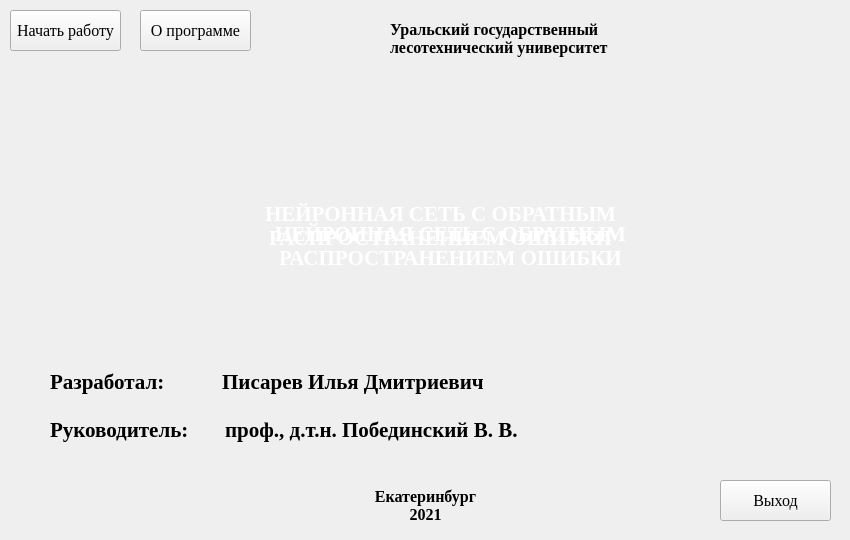
<?xml version="1.0" encoding="UTF-8"?>
<ui version="4.0">
 <class>Dialog</class>
 <widget class="QDialog" name="Dialog">
  <property name="geometry">
   <rect>
    <x>0</x>
    <y>0</y>
    <width>850</width>
    <height>540</height>
   </rect>
  </property>
  <property name="windowTitle">
   <string>УГЛТУ</string>
  </property>
  <property name="whatsThis">
   <string notr="true"/>
  </property>
  <property name="modal">
   <bool>false</bool>
  </property>
  <widget class="QLabel" name="MainTextLabel">
   <property name="geometry">
    <rect>
     <x>250</x>
     <y>180</y>
     <width>381</width>
     <height>91</height>
    </rect>
   </property>
   <property name="palette">
    <palette>
     <active>
      <colorrole role="WindowText">
       <brush brushstyle="SolidPattern">
        <color alpha="255">
         <red>255</red>
         <green>255</green>
         <blue>255</blue>
        </color>
       </brush>
      </colorrole>
     </active>
     <inactive>
      <colorrole role="WindowText">
       <brush brushstyle="SolidPattern">
        <color alpha="255">
         <red>255</red>
         <green>255</green>
         <blue>255</blue>
        </color>
       </brush>
      </colorrole>
     </inactive>
     <disabled>
      <colorrole role="WindowText">
       <brush brushstyle="SolidPattern">
        <color alpha="255">
         <red>120</red>
         <green>120</green>
         <blue>120</blue>
        </color>
       </brush>
      </colorrole>
     </disabled>
    </palette>
   </property>
   <property name="font">
    <font>
     <family>Times New Roman</family>
     <pointsize>16</pointsize>
     <weight>75</weight>
     <bold>true</bold>
    </font>
   </property>
   <property name="frameShadow">
    <enum>QFrame::Plain</enum>
   </property>
   <property name="lineWidth">
    <number>0</number>
   </property>
   <property name="text">
    <string>НЕЙРОННАЯ СЕТЬ С ОБРАТНЫМ
РАСПРОСТРАНЕНИЕМ ОШИБКИ</string>
   </property>
   <property name="alignment">
    <set>Qt::AlignCenter</set>
   </property>
  </widget>
  <widget class="QLabel" name="DevLabel">
   <property name="geometry">
    <rect>
     <x>50</x>
     <y>370</y>
     <width>661</width>
     <height>91</height>
    </rect>
   </property>
   <property name="font">
    <font>
     <family>Times New Roman</family>
     <pointsize>16</pointsize>
     <weight>75</weight>
     <bold>true</bold>
    </font>
   </property>
   <property name="frameShape">
    <enum>QFrame::NoFrame</enum>
   </property>
   <property name="text">
    <string>Разработал:           Писарев Илья Дмитриевич

Руководитель:       проф., д.т.н. Побединский В. В.</string>
   </property>
   <property name="alignment">
    <set>Qt::AlignLeading|Qt::AlignLeft|Qt::AlignTop</set>
   </property>
  </widget>
  <widget class="QPushButton" name="FAQBtn">
   <property name="geometry">
    <rect>
     <x>140</x>
     <y>10</y>
     <width>111</width>
     <height>41</height>
    </rect>
   </property>
   <property name="font">
    <font>
     <family>Times New Roman</family>
     <pointsize>12</pointsize>
    </font>
   </property>
   <property name="text">
    <string>О программе</string>
   </property>
   <property name="autoDefault">
    <bool>false</bool>
   </property>
   <property name="default">
    <bool>false</bool>
   </property>
   <property name="flat">
    <bool>false</bool>
   </property>
  </widget>
  <widget class="QLabel" name="label_2">
   <property name="geometry">
    <rect>
     <x>0</x>
     <y>110</y>
     <width>851</width>
     <height>241</height>
    </rect>
   </property>
   <property name="text">
    <string/>
   </property>
   <property name="pixmap">
    <pixmap>../source/resources/startWindowPict.png</pixmap>
   </property>
   <property name="scaledContents">
    <bool>true</bool>
   </property>
  </widget>
  <widget class="QLabel" name="label_3">
   <property name="geometry">
    <rect>
     <x>360</x>
     <y>480</y>
     <width>131</width>
     <height>51</height>
    </rect>
   </property>
   <property name="font">
    <font>
     <family>Times New Roman</family>
     <pointsize>12</pointsize>
     <weight>75</weight>
     <bold>true</bold>
    </font>
   </property>
   <property name="text">
    <string>Екатеринбург
2021</string>
   </property>
   <property name="alignment">
    <set>Qt::AlignCenter</set>
   </property>
  </widget>
  <widget class="QLabel" name="label">
   <property name="geometry">
    <rect>
     <x>390</x>
     <y>20</y>
     <width>251</width>
     <height>41</height>
    </rect>
   </property>
   <property name="font">
    <font>
     <family>Times New Roman</family>
     <pointsize>12</pointsize>
     <weight>75</weight>
     <bold>true</bold>
    </font>
   </property>
   <property name="text">
    <string>Уральский государственный
лесотехнический университет</string>
   </property>
   <property name="alignment">
    <set>Qt::AlignLeading|Qt::AlignLeft|Qt::AlignTop</set>
   </property>
  </widget>
  <widget class="QPushButton" name="StartWorkBtn">
   <property name="geometry">
    <rect>
     <x>10</x>
     <y>10</y>
     <width>111</width>
     <height>41</height>
    </rect>
   </property>
   <property name="font">
    <font>
     <family>Times New Roman</family>
     <pointsize>12</pointsize>
    </font>
   </property>
   <property name="styleSheet">
    <string notr="true"/>
   </property>
   <property name="text">
    <string>Начать работу</string>
   </property>
   <property name="autoDefault">
    <bool>false</bool>
   </property>
   <property name="default">
    <bool>false</bool>
   </property>
   <property name="flat">
    <bool>false</bool>
   </property>
  </widget>
  <widget class="QLabel" name="LogoLabel">
   <property name="geometry">
    <rect>
     <x>640</x>
     <y>10</y>
     <width>201</width>
     <height>61</height>
    </rect>
   </property>
   <property name="text">
    <string/>
   </property>
   <property name="textFormat">
    <enum>Qt::RichText</enum>
   </property>
   <property name="pixmap">
    <pixmap>../source/resources/logo.png</pixmap>
   </property>
   <property name="scaledContents">
    <bool>true</bool>
   </property>
   <property name="wordWrap">
    <bool>false</bool>
   </property>
  </widget>
  <widget class="QLabel" name="MainTextLabel_2">
   <property name="geometry">
    <rect>
     <x>260</x>
     <y>200</y>
     <width>381</width>
     <height>91</height>
    </rect>
   </property>
   <property name="palette">
    <palette>
     <active>
      <colorrole role="WindowText">
       <brush brushstyle="SolidPattern">
        <color alpha="255">
         <red>255</red>
         <green>255</green>
         <blue>255</blue>
        </color>
       </brush>
      </colorrole>
     </active>
     <inactive>
      <colorrole role="WindowText">
       <brush brushstyle="SolidPattern">
        <color alpha="255">
         <red>255</red>
         <green>255</green>
         <blue>255</blue>
        </color>
       </brush>
      </colorrole>
     </inactive>
     <disabled>
      <colorrole role="WindowText">
       <brush brushstyle="SolidPattern">
        <color alpha="255">
         <red>120</red>
         <green>120</green>
         <blue>120</blue>
        </color>
       </brush>
      </colorrole>
     </disabled>
    </palette>
   </property>
   <property name="font">
    <font>
     <family>Times New Roman</family>
     <pointsize>16</pointsize>
     <weight>75</weight>
     <bold>true</bold>
    </font>
   </property>
   <property name="frameShadow">
    <enum>QFrame::Plain</enum>
   </property>
   <property name="lineWidth">
    <number>0</number>
   </property>
   <property name="text">
    <string>НЕЙРОННАЯ СЕТЬ С ОБРАТНЫМ
РАСПРОСТРАНЕНИЕМ ОШИБКИ</string>
   </property>
   <property name="alignment">
    <set>Qt::AlignCenter</set>
   </property>
  </widget>
  <widget class="QPushButton" name="exitBtn">
   <property name="geometry">
    <rect>
     <x>720</x>
     <y>480</y>
     <width>111</width>
     <height>41</height>
    </rect>
   </property>
   <property name="font">
    <font>
     <family>Times New Roman</family>
     <pointsize>12</pointsize>
    </font>
   </property>
   <property name="styleSheet">
    <string notr="true"/>
   </property>
   <property name="text">
    <string>Выход</string>
   </property>
   <property name="autoDefault">
    <bool>false</bool>
   </property>
   <property name="default">
    <bool>false</bool>
   </property>
   <property name="flat">
    <bool>false</bool>
   </property>
  </widget>
 </widget>
 <resources/>
 <connections/>
</ui>
